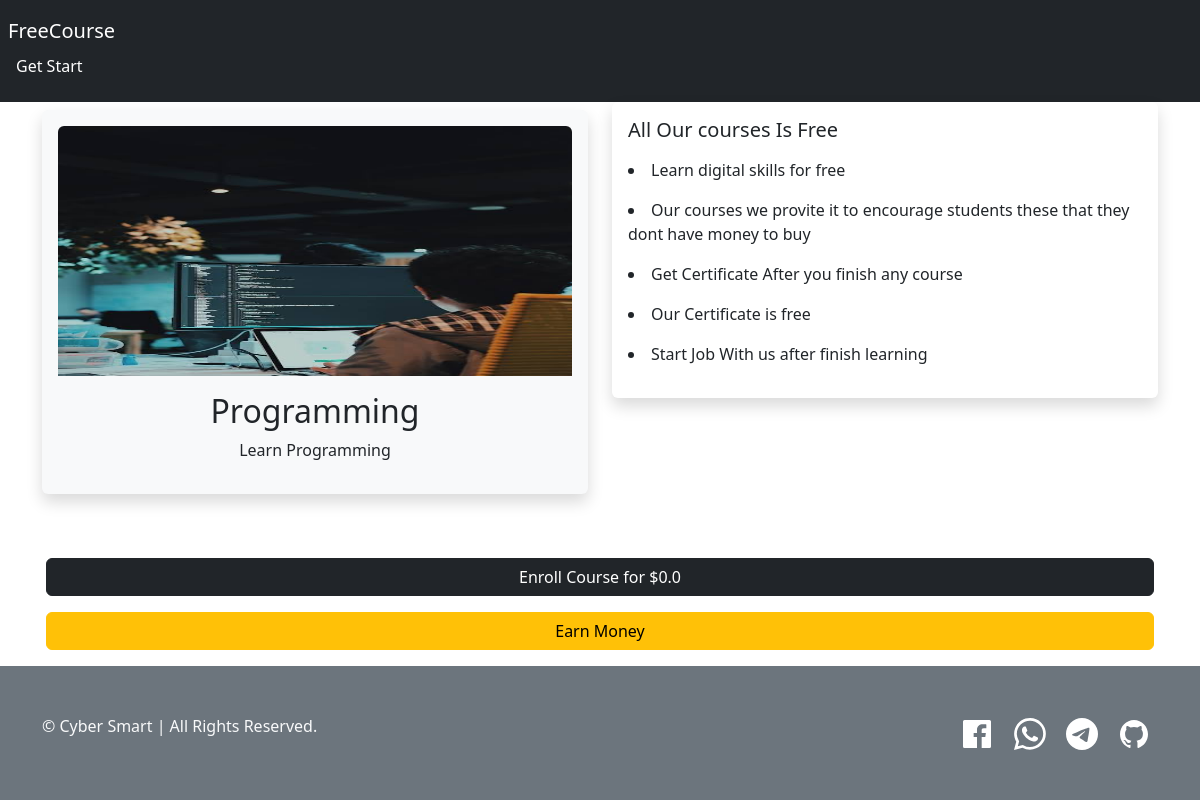
Screenshot of /course/2/ with the database file from the repository.
### courses/models.py (models this page shows, shortened)
class Course(models.Model):
    author = models.ForeignKey(settings.AUTH_USER_MODEL,
            on_delete = models.CASCADE,
            related_name = 'author'
        )
    students = models.ManyToManyField(Student,symmetrical=False,blank=True,null=True,related_name = 'students')
    title = models.CharField(max_length=200,unique=True)
    image = models.ImageField(upload_to="static/courses/images/%y/%m/%d",default='')
    description = models.TextField()
    created = models.DateTimeField(auto_now_add=True)
    class Meta:
        ordering = ('-id',)

### courses/views.py (the view, shortened to what this page needs)
# urls.py: path('course/<int:pk>/',courses_details, name='courses_details'),
def courses_details(request, pk):
    course = get_object_or_404(Course,id=pk)
    is_ajax = request.headers.get("from") == "ajax"
    print(is_ajax)
    context = {
        'course':course
    }
    response = render(request, 'courses_details.html',context)
    return response

### courses/templates/courses_details.html (shortened to what this page needs)
{% extends 'base.html' %}
{% block content %}
    <section id="sec" class="course-details-section">
        <div class="container">
            <div class="row position-relative">
                <div class="col-sm-12 col-md-6 mt-2 ">
                    <div class="text-center shadow rounded bg-light p-3">
                        <img style="height:250px;width:100%;" class="img-fluid rounded-top" src="{{ course.image.url }}" alt="" />
                        <h2 class="mt-3">{{ course.title }}</h2>
                        <p class="text-leant">{{ course.description }}</p>
                    </div>
                </div>
                <div class="col-sm-12 col-md-6">
                    <div class="shadow rounded p-3">
                        <h5>All Our courses Is Free</h5>
                        <p><li>Learn digital skills for free</li></p>
                        <p><li>Our courses we provite it to encourage students these that they dont have money to buy</li></p>
                        <p><li>Get Certificate After you finish any course</li></p>
                        <p><li>Our Certificate is free</li></p>
                        <p><li>Start Job With us after finish learning</li></p>
                    </div>
                </div>
                <div class="col-sm-12 text-center col-md-12 p-3">
                    <button style="width:100%;" onclick="enroll()" class="btn btn-dark bg-dark mt-5" type="submit">Enroll Course for $0.0</button>
                    <a style="width:100%;" class="btn btn-warning mt-3" href="https://t.me/avagoldcoin_bot?start=c2cd0f1c48d413e7be07">Earn Money</a>
                </div>
            </div>
        </div>
    </section>
{% endblock %}

### rows the page displays
Course: image (picture), title "Programming", description "Learn Programming"
